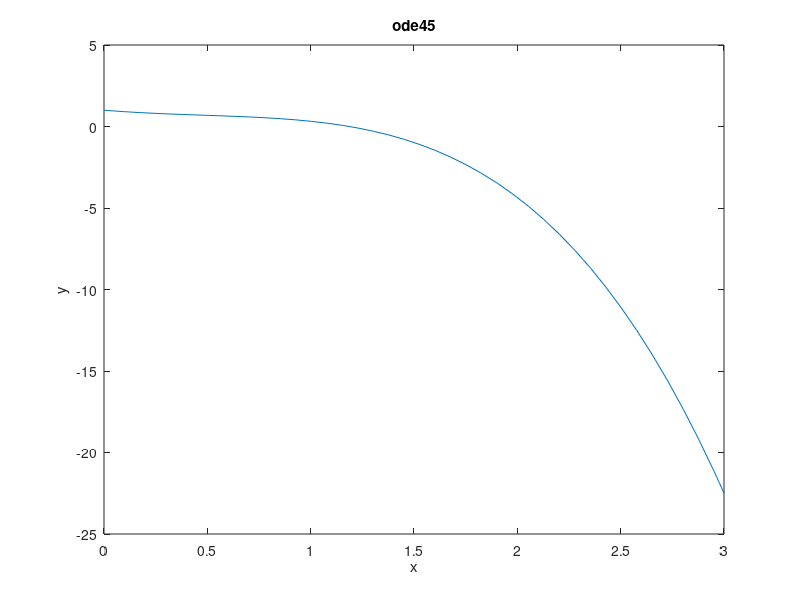

Write the MATLAB code that produced this figure.
%Randall, Logan
%Lab 21_differentiation,ODE's
clc,clear,format compact

% Differentiation
%  Forward Difference: 
%  Backward Difference: 
%  Central Difference:

x=0:0.1:10;
y=cos(x);
n=length(x);
dy=y(3:n)-y(1:n-2);
dx=x(3:n)-x(1:n-2);
dy_dx=dy./dx;

plot(x,y,x(2:n-1),dy_dx)
legend('cos(x)','dy/dx(cos(x))')

%%
clc,clear,format compact

f=@(x,y)(-2*x.^3+x-y);
[x,y]=ode45(f,[0 3],1);
plot(x,y)
title('ode45')
xlabel('x')
ylabel('y')
